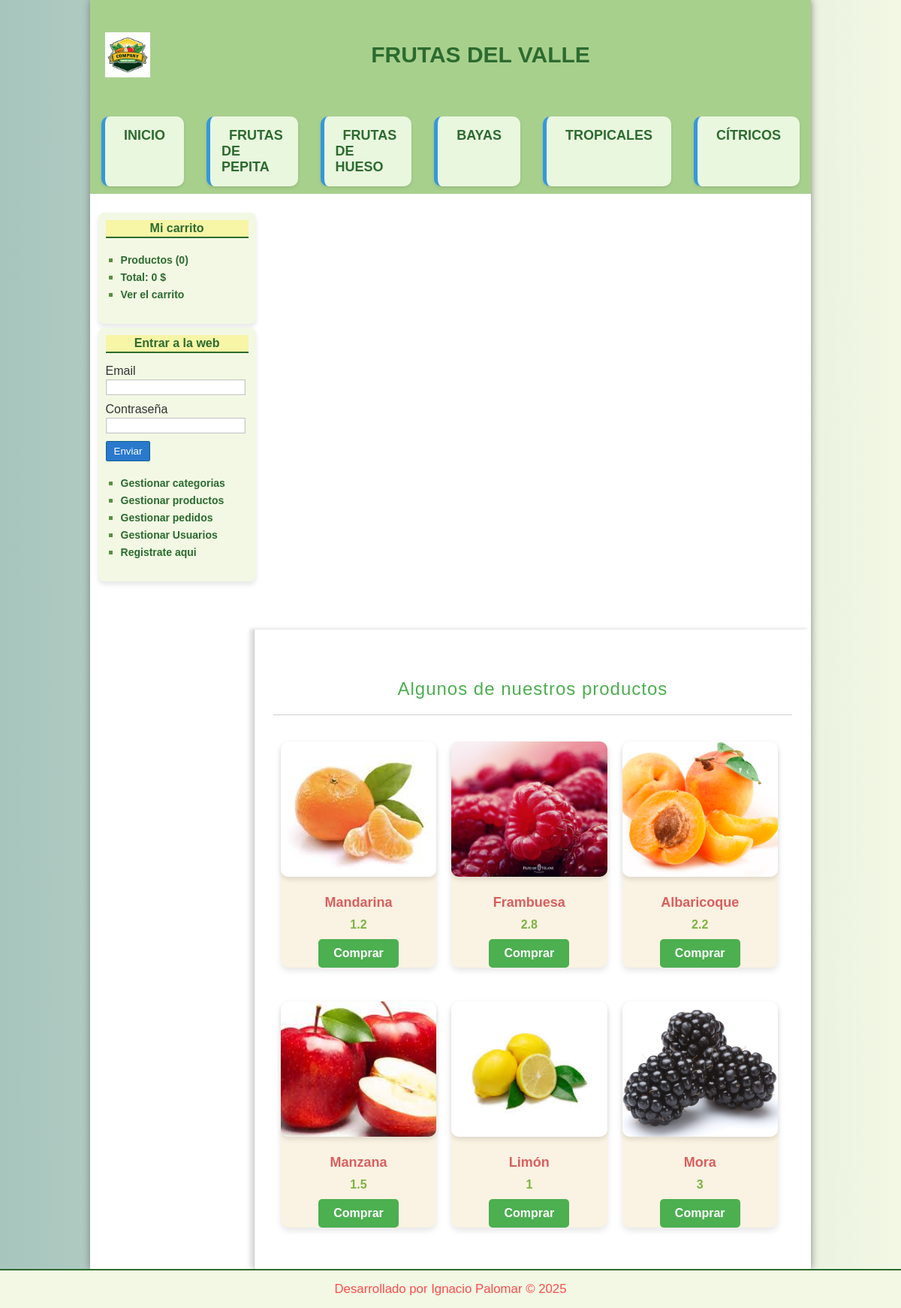
/ (signed in), run on the app's committed database.
### tables this page shows
CREATE TABLE `categorias` (
  `id` int(255) NOT NULL,
  `nombre` varchar(100) NOT NULL
);

CREATE TABLE `productos` (
  `id` int(255) NOT NULL,
  `categoria_id` int(255) NOT NULL,
  `nombre` varchar(100) NOT NULL,
  `descripcion` text DEFAULT NULL,
  `precio` float(100,2) NOT NULL,
  `stock` int(255) NOT NULL,
  `oferta` varchar(2) NOT NULL,
  `fecha` date NOT NULL,
  `imagen` varchar(255) DEFAULT NULL
);

### lib/Database.php (called while the page is built, shortened)
<?php
class Database
{
    private static $instance = null;
    private $pdo;
    function __construct()
    {
        $dotenv = Dotenv::createImmutable(__DIR__ . '/../');
        try {
            $dsn = 'mysql:host=' . $_ENV['DB_HOST'] . ';dbname=' . $_ENV['DB_NAME'] . ';charset=utf8';
            $options = [
                PDO::ATTR_ERRMODE => PDO::ERRMODE_EXCEPTION,
                PDO::ATTR_DEFAULT_FETCH_MODE => PDO::FETCH_ASSOC,
                PDO::ATTR_EMULATE_PREPARES => false,
            ];
            $this->pdo = new PDO($dsn, $_ENV['DB_USER'], $_ENV['DB_PASSWORD'], $options);
        } catch (PDOException $e) {
            die("Error al conectar a la base de datos: " . $e->getMessage());
        }
    }
    public static function getInstance()
    {
        if (self::$instance === null) {
            self::$instance = new Database();
        }
        return self::$instance;
    }
    public function getConnection()
    {
        return $this->pdo;
    }
}
?>

### helpers/utils.php (called while the page is built, shortened)
<?php
class Utils
{
    public static function showCategorias()
    {
        require_once 'models/categorias.php';
        $categoria = new Categoria();
        $categorias = $categoria->getAll();
        return $categorias;
    }
}
?>

### Models/categorias.php (called while the page is built, shortened)
<?php
class categoria
{
    private $db;
    public function __construct()
    {
        $this->db = Database::getInstance()->getConnection();
    }
    public function getAll()
    {
        $sql = "SELECT * FROM categorias ORDER BY id DESC";
        try {
            $stmt = $this->db->prepare($sql);
            $stmt->execute();
            return $stmt->fetchAll(PDO::FETCH_ASSOC);
        } catch (PDOException $e) {
            echo "Error al obtener categorías: " . $e->getMessage();
            return false;
        }
    }
}
?>

### controllers/productoController.php (called while the page is built, shortened)
<?php
require_once 'models/producto.php';
class productoController
{
    public function index()
    {
        require_once "views/productos/destacados.php";
    }
}
?>

### Models/producto.php (called while the page is built, shortened)
<?php
class Producto
{
    private $db;
    public function __construct()
    {
        $this->db = Database::getInstance()->getConnection();
    }
    public function getRandom($limit)
    {
        try {
            $sql = "SELECT * FROM productos ORDER BY RAND() LIMIT :limit";
            $stmt = $this->db->prepare($sql);
            $stmt->bindParam(':limit', $limit, PDO::PARAM_INT);
            $stmt->execute();
            $productos = $stmt->fetchAll(PDO::FETCH_OBJ);
            return $productos;
        } catch (PDOException $e) {
            echo "Error al obtener productos aleatorios: " . $e->getMessage();
            return false;
        }
    }
}
?>

### views/productos/destacados.php (the view)
<h1>Algunos de nuestros productos</h1>
<?php
$producto = new Producto();
$productos = $producto->getRandom(6);
if ($productos && count($productos) > 0):
    foreach ($productos as $product):
        ?>
        <div class="product">
            <a href="<?= base_url ?>producto/ver&id=<?= $product->id ?>">
                <?php if ($product->imagen != null): ?>
                    <img src="<?= base_url ?>uploads/images/<?= $product->imagen ?>" />
                <?php else: ?>
                    <img src="<?= base_url ?>uploads/images/Captura de pantalla 2024-06-29 013908.png" />
                <?php endif; ?>
                <h2><?= $product->nombre ?></h2>
            </a>
            <p><?= $product->precio ?></p>
            <a href="<?= base_url ?>carrito/add&id=<?= $product->id ?>" class="button">Comprar</a>
        </div>
    <?php
    endforeach;
else:
    echo "<p>No se encontraron productos.</p>";
endif;
?>

### views/layouts/header.php (shortened to what this page needs)
<!DOCTYPE HTML>
<html lang="es">
<head>
	<link rel="stylesheet" href="<?= base_url ?>./public/css/styles.css" />
</head>
<body>
	<div id="container">
		<header id="header">
			<div id="logo">
				<img src="<?= base_url ?>./public/img/logotipo.avif" alt="Logo de la Frutería" />
			</div>
			<div id="nombre-fruteria">
				Frutas del Valle
			</div>
		</header>
		<nav class="menu">
			<ul>
				<li class="categoria-item"><a href="<?= base_url ?>">Inicio</a></li>
				<?php $categorias = Utils::showCategorias(); ?>
				<?php foreach ($categorias as $categoria): ?>
					<li class="categoria-item">
						<a
							href="<?= base_url ?>categoria/ver&id=<?= $categoria['id'] ?>"><?php echo $categoria['nombre']; ?></a>
					</li>
				<?php endforeach; ?>
			</ul>
		</nav>

### public/css/styles.css (style rules this page uses)
* { padding: 0px; margin: 0px; font-family: sans-serif, Helvetica, Arial; }
a { color: #01B1EA; }
#container { width: 80%; margin: 0px auto; box-shadow: 0px 0px 10px gray; background: white; }
#header { height: 145px; background: #A8D08D; display: flex; justify-content: flex-start; align-items: center; padding: 0 20px; }
#logo { display: flex; align-items: center; }
#logo img { height: 60px; margin-right: 20px; }
#nombre-fruteria { font-size: 30px; font-family: 'Arial', sans-serif; font-weight: bold; color: #2C6B2F; text-transform: uppercase; flex-grow: 1; text-align: center; }
.menu { background-color: #A8D08D; padding: 10px 0; }
.menu ul { list-style-type: none; margin: 0; padding: 0; display: flex; justify-content: center; }
.menu .categoria-item { margin: 0 15px; }
.menu .categoria-item a { text-decoration: none; font-size: 18px; font-family: 'Arial', sans-serif; color: #2C6B2F; font-weight: bold; text-transform: uppercase; padding: 5px 10px; transition: background-color 0.3s ease, color 0.3s ease; }
input[type="button"], input[type="submit"], button, .button { display: block; border-radius: 2px; width: auto; padding: 5px; padding-left: 10px; padding-right: 10px; color: white; background: #2979CD; border: 1px solid #11608E; cursor: pointer; }
.button { background: #33AE3D; color: white !important; text-decoration: none; }
#central h1 { font-size: 24px; font-weight: normal; letter-spacing: 1px; text-align: center; border-bottom: 1px solid #ccc; margin-bottom: 20px; padding: 20px; padding-top: 0px; }
.product { width: 30%; float: left; margin-left: 10px; margin-right: 10px; margin-bottom: 30px; text-align: center; }
.product a { color: black; text-decoration: none; }
.product img { height: 170px; margin-bottom: 10px; }
.product h2 { font-size: 18px; margin-bottom: 10px; }
.product p { font-weight: bold; color: #555; margin-bottom: 10px; }
.categoria-item { background: #f9f9f9; padding: 15px; margin: 10px 0; border-radius: 5px; border-left: 5px solid #3498db; }
.button { padding: 10px 20px; background-color: #4CAF50; color: white; border: none; border-radius: 5px; font-size: 16px; cursor: pointer; transition: background-color 0.3s, transform 0.2s; text-align: center; display: inline-block; }
.button { padding: 12px 25px; background-color: #007bff; color: white; font-size: 16px; border-radius: 5px; text-decoration: none; transition: background-color 0.3s, transform 0.2s; display: inline-block; }
.product { width: 30%; float: left; margin: 15px 10px; margin-bottom: 30px; text-align: center; background: #FAF2E2; border-radius: 10px; box-shadow: 0 4px 8px rgba(0, 0, 0, 0.1); transition: transform 0.2s ease-in-out; }
.product img { height: 180px; width: 100%; object-fit: cover; margin-bottom: 10px; border-radius: 10px; box-shadow: 0 4px 6px rgba(0, 0, 0, 0.1); }
.product h2 { font-size: 18px; color: #D95F5F; font-weight: bold; margin: 10px 0; }
.product p { font-weight: bold; color: #7CB342; margin-bottom: 10px; font-size: 16px; }
.product .button { background-color: #4CAF50; color: white; padding: 10px 20px; border-radius: 5px; font-size: 16px; cursor: pointer; text-decoration: none; transition: background-color 0.3s, transform 0.2s; }
.product a { text-decoration: none; color: inherit; }
h1 { color: #2C6B2F; font-size: 2em; text-align: center; margin-top: 30px; font-family: 'Arial', sans-serif; }
.button { background-color: #2C6B2F; color: white; padding: 10px 20px; text-decoration: none; border-radius: 5px; font-weight: bold; text-align: center; }
p { text-align: center; font-size: 1.2em; color: #FF4C4C; }
.categoria-item { padding: 15px; margin-bottom: 20px; background-color: #E9F7DF; border-radius: 10px; box-shadow: 0px 2px 4px rgba(0, 0, 0, 0.1); }
body { font-family: Arial, sans-serif; background: linear-gradient(to right, #A7C5BD, #F2F8E4); color: #333; margin: 0; padding: 0; }
h1 { text-align: center; color: #4CAF50; font-size: 2.5rem; margin-top: 40px; }
html, body { height: 100%; margin: 0; }
body { display: flex; flex-direction: column; }

### data on the page
categorias: nombre "FRUTAS DE PEPITA"
categorias: nombre "FRUTAS DE HUESO"
categorias: nombre "BAYAS"
categorias: nombre "TROPICALES"
categorias: nombre "CÍTRICOS"
productos: imagen (picture), nombre "Mandarina", precio "1.2"
productos: imagen (picture), nombre "Frambuesa", precio "2.8"
productos: imagen (picture), nombre "Albaricoque", precio "2.2"
productos: imagen (picture), nombre "Manzana", precio "1.5"
productos: imagen (picture), nombre "Limón", precio "1"
productos: imagen (picture), nombre "Mora", precio "3"

### other printed values
$stats['count'] "0"
$stats['total'] "0"
